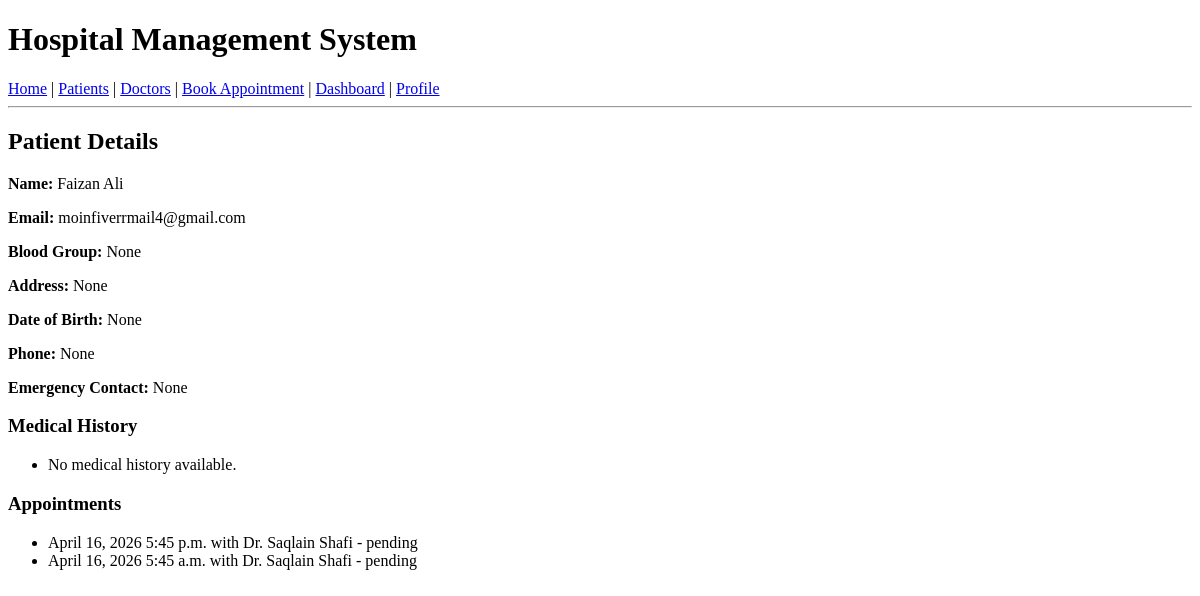
Before: /patients/2/ (signed in) with the older database file.
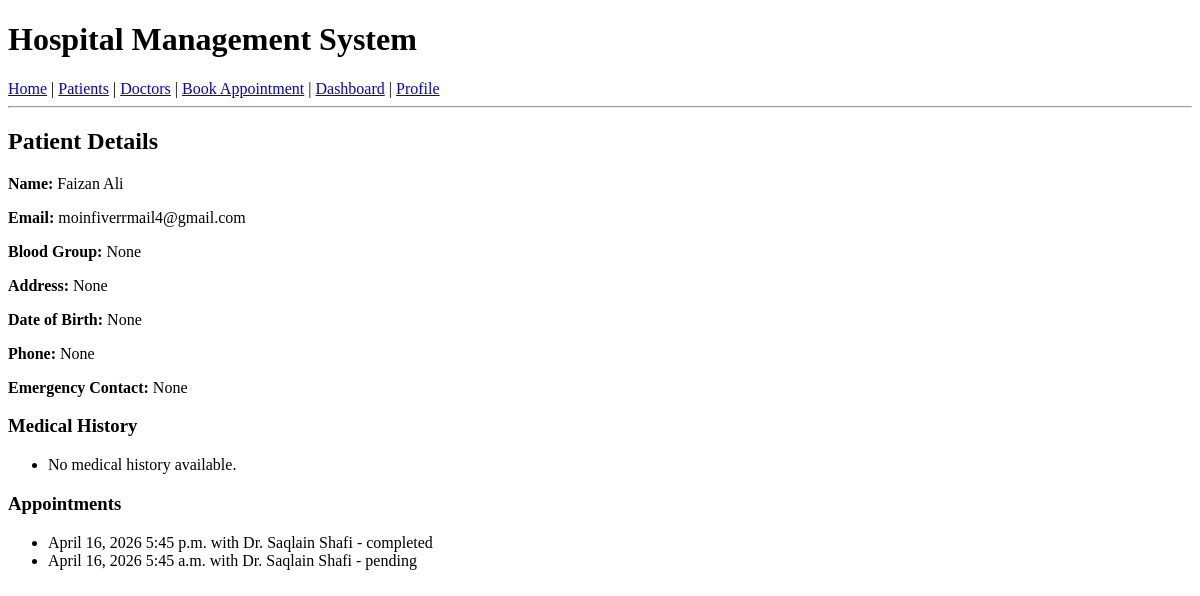
After: the same page with the newer database file.
### doctors/models.py (models this page shows, shortened)
class Appointments(models.Model):
    STATUS_CHOICES = [
        ('pending', 'Pending'),
        ('confirmed', 'Confirmed'),
        ('completed', 'Completed'),
        ('cancelled', 'Cancelled'),
    ]
    doctor=models.ForeignKey(DoctorProfile,on_delete=models.CASCADE,related_name='appointments')
    patient=models.ForeignKey(PatientProfile,on_delete=models.CASCADE,related_name='appointments')
    appointment_date = models.DateField()
    appointment_time = models.TimeField()
    status = models.CharField(max_length=20, choices=STATUS_CHOICES, default='pending')
    reason = models.TextField(null=True, blank=True)
    created_at = models.DateTimeField(auto_now_add=True)
    class Meta:
        unique_together=['doctor','appointment_time','appointment_date']

class DoctorProfile(models.Model):
    user = models.OneToOneField(User, on_delete=models.CASCADE, related_name='doctor_profile')
    specialization = models.CharField(max_length=100, null=True, blank=True)
    qualification = models.CharField(max_length=100, null=True, blank=True)
    experience_years = models.IntegerField(default=0)
    phone = models.CharField(max_length=15, null=True, blank=True)
    available_from = models.TimeField(null=True, blank=True)
    available_to = models.TimeField(null=True, blank=True)

### accounts/models.py (models this page shows, shortened)
class User(AbstractUser):
    role_choices = [
        ('patient', 'Patient'),
        ('doctor', 'Doctor'),
        ('receptionist', 'Receptionist'),
        ('admin', 'Admin'),
    ]
    name = models.CharField(max_length=255)
    role = models.CharField(choices=role_choices, max_length=20, default='patient')

### patients/views.py (the view)
# urls.py: path('patients/<int:pk>/',PatientDetailView.as_view(),name='patient_detail'),
class PatientDetailView(DetailView):
    model=PatientProfile
    template_name='patient_details.html'
    context_object_name='patient'
    def dispatch(self, request, *args, **kwargs):
        if not request.user.is_authenticated:
            return redirect('login')
        return super().dispatch(request, *args, **kwargs)
    def get_queryset(self):
        queryset = PatientProfile.objects.select_related('user').prefetch_related('medical_histories__doctor', 'appointments__doctor__user')
        role = getattr(self.request.user, 'role', None)
        if role == 'patient':
            return queryset.filter(user=self.request.user)
        if role in ['doctor', 'receptionist', 'admin']:
            return queryset
        return queryset.none()

### templates/patient_details.html (shortened to what this page needs)
{% extends 'base.html' %}
{% block content %}
<h2>Patient Details</h2>
<p><strong>Name:</strong> {{ patient.user.name }}</p>
<p><strong>Email:</strong> {{ patient.user.email }}</p>
<p><strong>Blood Group:</strong> {{ patient.blood_group }}</p>
<p><strong>Address:</strong> {{ patient.Address }}</p>
<p><strong>Date of Birth:</strong> {{ patient.date_of_birth }}</p>
<p><strong>Phone:</strong> {{ patient.phone }}</p>
<p><strong>Emergency Contact:</strong> {{ patient.emergency_contact }}</p>
<h3>Medical History</h3>
<ul>
  {% for history in patient.medical_histories.all %}
    <li>
      <p><strong>Visit Date:</strong> {{ history.visit_date }}</p>
      <p><strong>Doctor:</strong> {{ history.doctor.name }}</p>
      <p><strong>Diagnosis:</strong> {{ history.diagnosis }}</p>
      <p><strong>Treatment:</strong> {{ history.treatment }}</p>
      <p><strong>Medications:</strong> {{ history.prescribed_medications }}</p>
      <p><strong>Notes:</strong> {{ history.notes }}</p>
    </li>
  {% empty %}
    <li>No medical history available.</li>
  {% endfor %}
</ul>
<h3>Appointments</h3>
<ul>
  {% for appointment in patient.appointments.all %}
    <li>
      {{ appointment.appointment_date }} {{ appointment.appointment_time }}
      with Dr. {{ appointment.doctor.user.name }} - {{ appointment.status }}
    </li>
  {% empty %}
    <li>No appointments available.</li>
  {% endfor %}
</ul>
{% endblock %}

Changed rows visible on the page:
changed Appointments: status "pending" → "completed"
